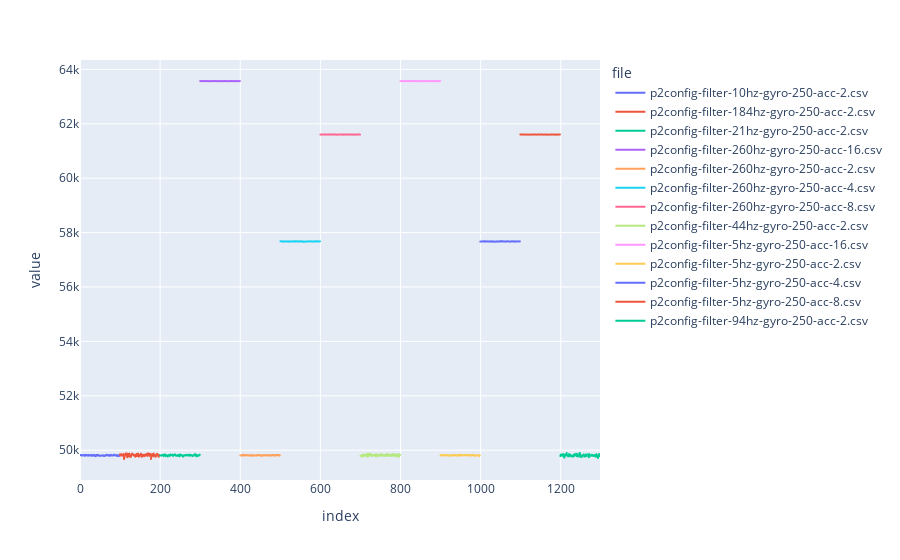
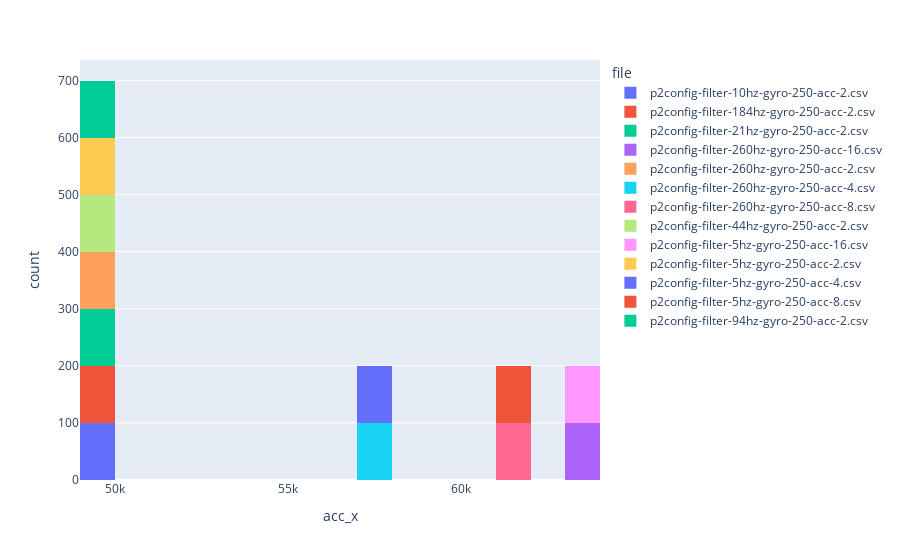

Notebook source saved alongside these figures, in order:
### Code cell
filels_dir = r'D:\BUL\lab-2\data_t2'
import os 
files = os.listdir(filels_dir)
all_df = pd.DataFrame(columns=['acc_x', 'acc_y', 'acc_z', 'gyro_x', 'gyro_y', 'gyro_z', 'temp', 'file'])
for file in files:
    df = pd.read_csv(filels_dir + '\\' + file)
    df['file'] = file
    all_df = pd.concat([all_df, df], ignore_index=True)

fig = px.line(all_df, x=all_df.index, y=['acc_x'], color='file')
fig.show()

fig = px.histogram(all_df, x='acc_x', color='file')
fig.show()
